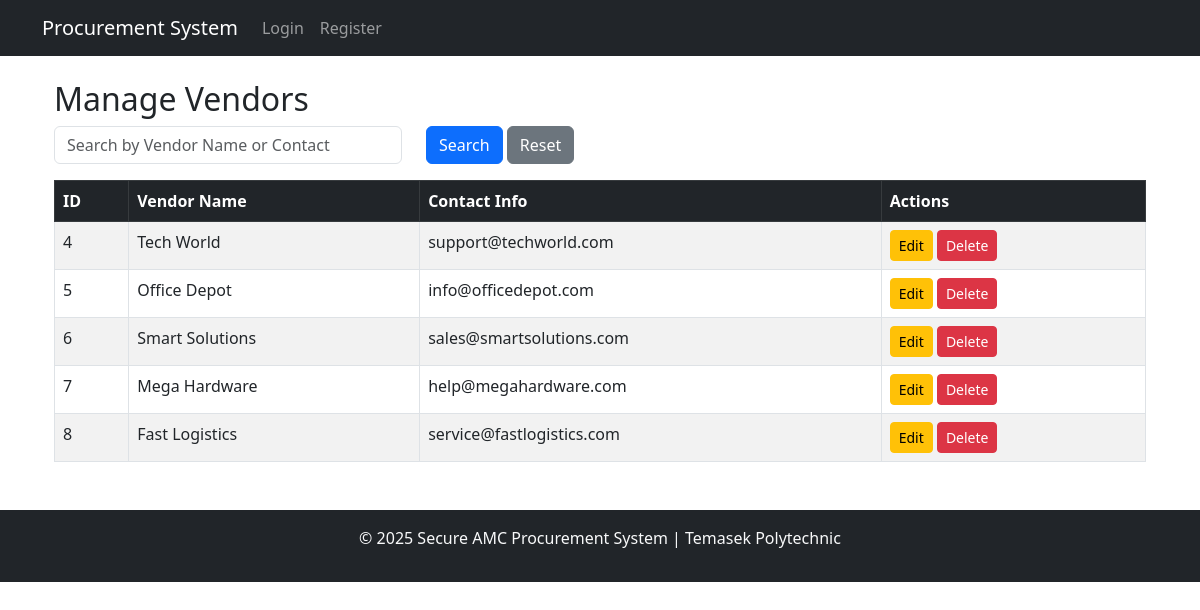
The page /inventory_system/manage_vendors.php on the database its author committed.
### tables this page shows
CREATE TABLE `vendors` (
  `id` int(11) NOT NULL,
  `vendor_name` varchar(255) NOT NULL,
  `contact_info` varchar(255) NOT NULL,
  `contact` varchar(255) DEFAULT NULL,
  `services` varchar(255) DEFAULT NULL
);

### inventory_system/manage_vendors.php (the view, shortened to what this page needs)
<?php
include 'header.php';
include 'db_connect.php';
$search = isset($_GET['search']) ? htmlspecialchars($_GET['search']) : '';
$sql = "SELECT * FROM vendors WHERE 1";
$stmt = $conn->prepare($sql);
$stmt->execute();
$result = $stmt->get_result();
?>
<div class="container mt-4">
    <h2>Manage Vendors</h2>
    <form method="GET" class="row mb-3">
        <div class="col-md-4">
            <input type="text" name="search" class="form-control" placeholder="Search by Vendor Name or Contact" value="<?php echo $search; ?>">
        </div>
        <div class="col-md-2">
            <button type="submit" class="btn btn-primary">Search</button>
            <a href="manage_vendors.php" class="btn btn-secondary">Reset</a>
        </div>
    </form>
    <?php if ($result->num_rows > 0): ?>
        <table class="table table-bordered table-striped">
            <thead class="table-dark">
                <tr>
                    <th>ID</th>
                    <th>Vendor Name</th>
                    <th>Contact Info</th>
                    <th>Actions</th>
                </tr>
            </thead>
            <tbody>
                <?php while ($row = $result->fetch_assoc()): ?>
                    <tr>
                        <td><?php echo htmlspecialchars($row["id"]); ?></td>
                        <td><?php echo htmlspecialchars($row["vendor_name"]); ?></td>
                        <td><?php echo htmlspecialchars($row["contact_info"]); ?></td>
                        <td>
                            <a href="update_vendor.php?id=<?php echo htmlspecialchars($row["id"]); ?>" class="btn btn-warning btn-sm">Edit</a>
                            <a href="delete_vendor.php?id=<?php echo htmlspecialchars($row["id"]); ?>"
                               class="btn btn-danger btn-sm"
                               onclick="return confirm('Are you sure you want to delete this vendor?');">
                               Delete
                            </a>
                        </td>
                    </tr>
                <?php endwhile; ?>
            </tbody>
        </table>
    <?php else: ?>
        <div class="alert alert-warning">No vendors found.</div>
    <?php endif; ?>
</div>
<?php
include 'footer.php';
?>

### inventory_system/header.php (shortened to what this page needs)
<?php
$user_logged_in = isset($_SESSION['user_id']);
$user_name = $user_logged_in ? htmlspecialchars($_SESSION['username']) : 'Guest';
$user_role = $user_logged_in ? $_SESSION['role'] : null;
?>
<!DOCTYPE html>
<html lang="en">
<head>
    <link href="https://cdn.jsdelivr.net/npm/bootstrap@5.3.0/dist/css/bootstrap.min.css" rel="stylesheet">
</head>
<body>
    <nav class="navbar navbar-expand-lg navbar-dark bg-dark">
        <div class="container">
            <a class="navbar-brand" href="#">Procurement System</a>
            <div class="collapse navbar-collapse" id="navbarNav">
                <ul class="navbar-nav">
                    <?php if ($user_logged_in): ?>
                        <?php if ($user_role === 'Admin'): ?>
                            <li class="nav-item"><a class="nav-link" href="dashboard.php">Dashboard</a></li>
                            <li class="nav-item"><a class="nav-link" href="manage_users.php">Manage Users</a></li>
                            <li class="nav-item"><a class="nav-link" href="manage_inventory.php">Manage Inventory</a></li>
                            <li class="nav-item"><a class="nav-link" href="manage_vendors.php">Manage Vendors</a></li>
                            <li class="nav-item"><a class="nav-link" href="view_logs.php">View Logs</a></li>
                        <?php elseif ($user_role === 'Procurement Officer'): ?>
                            <li class="nav-item"><a class="nav-link" href="manage_inventory.php">Manage Inventory</a></li>
                            <li class="nav-item"><a class="nav-link" href="manage_vendors.php">Manage Vendors</a></li>
                            <li class="nav-item"><a class="nav-link" href="manage_purchase_orders.php">Manage Orders</a></li>
                        <?php elseif ($user_role === 'Department Head'): ?>
                            <li class="nav-item"><a class="nav-link" href="view_procurement_requests.php">View Procurement Requests</a></li>
                        <?php elseif ($user_role === 'Customer' || $user_role === 'User'): ?>
                            <li class="nav-item"><a class="nav-link" href="user_dashboard.php">My Dashboard</a></li>
                            <li class="nav-item"><a class="nav-link" href="read_items.php">View Inventory</a></li>
                            <li class="nav-item"><a class="nav-link" href="read_orders.php">My Orders</a></li>
                        <?php endif; ?>
                        <li class="nav-item"><a class="nav-link" href="profile.php">Profile (<?php echo $user_name; ?>)</a></li>
                        <li class="nav-item"><a class="nav-link text-danger" href="logout.php">Logout</a></li>
                    <?php else: ?>
                        <li class="nav-item"><a class="nav-link" href="login.php">Login</a></li>
                        <li class="nav-item"><a class="nav-link" href="register.php">Register</a></li>
                    <?php endif; ?>
                </ul>
            </div>
        </div>
    </nav>
    <div class="container mt-4">

### inventory_system/footer.php
</div>
<footer class="bg-dark text-light text-center py-3 mt-5">
    <p>&copy; 2025 Secure AMC Procurement System | Temasek Polytechnic</p>
</footer>
</body>
</html>

### rows shown on the page
vendors: id "4", vendor_name "Tech World", contact_info "support@techworld.com"
vendors: id "5", vendor_name "Office Depot", contact_info "info@officedepot.com"
vendors: id "6", vendor_name "Smart Solutions", contact_info "sales@smartsolutions.com"
vendors: id "7", vendor_name "Mega Hardware", contact_info "help@megahardware.com"
vendors: id "8", vendor_name "Fast Logistics", contact_info "service@fastlogistics.com"
